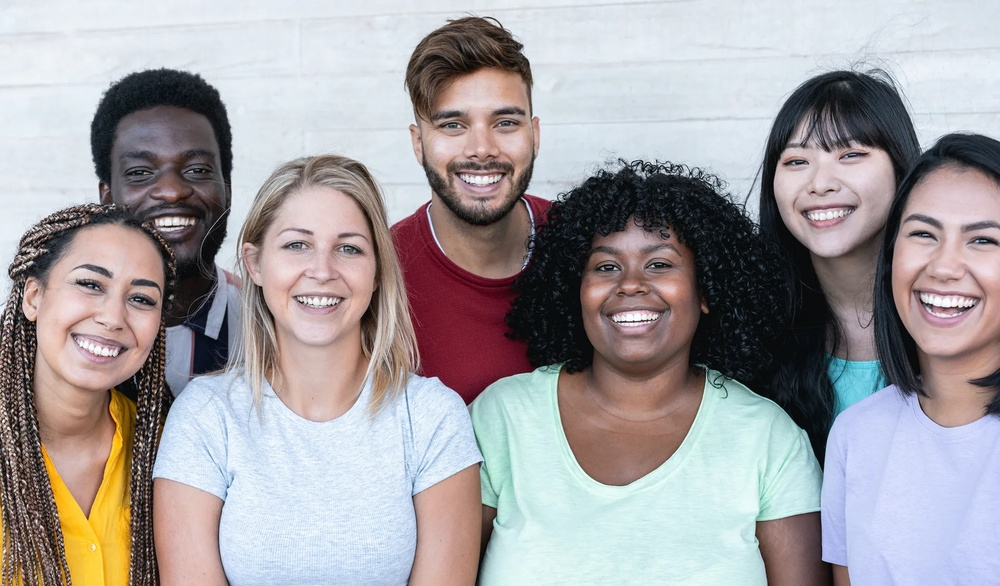
#> input picture Zadanie5_DetectObject/img1.jpg, 1000 x 586 px, shrunk from 1920 x 1125 before the run
$ python DetectObject.py
#> lines starting #> are read from the running program, lines starting #| are printed output that depends on the picture
import cv2


def detect_objects(image_path, cascade_path):
    # Загрузка изображения
#> called with image_path = 'img1.jpg', cascade_path = 'haarcascade_eye.xml'
    image = cv2.imread(image_path)
#> image is the input picture: shape (586, 1000, 3); mean B, G, R 161, 158.5, 163.1

    # Преобразование изображения в оттенки серого (требуется для метода каскадов Хаара)
    gray_image = cv2.cvtColor(image, cv2.COLOR_BGR2GRAY)
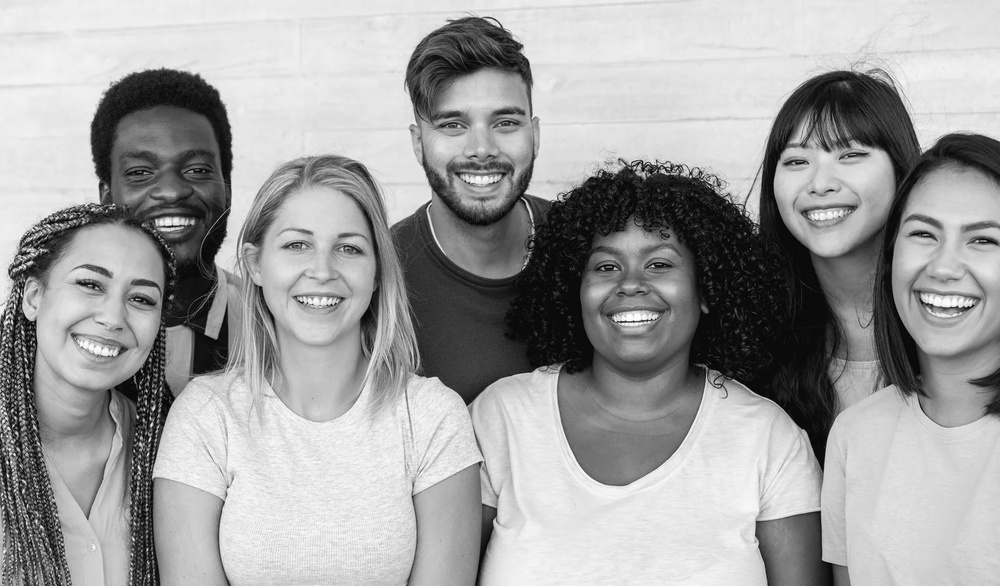
#> gray_image: shape (586, 1000); min 0, max 255, mean 160.2

    # Загрузка каскада Хаара для объекта, который вы хотите обнаружить
#> (the run stopped early here; a loop or call above may not have finished)
